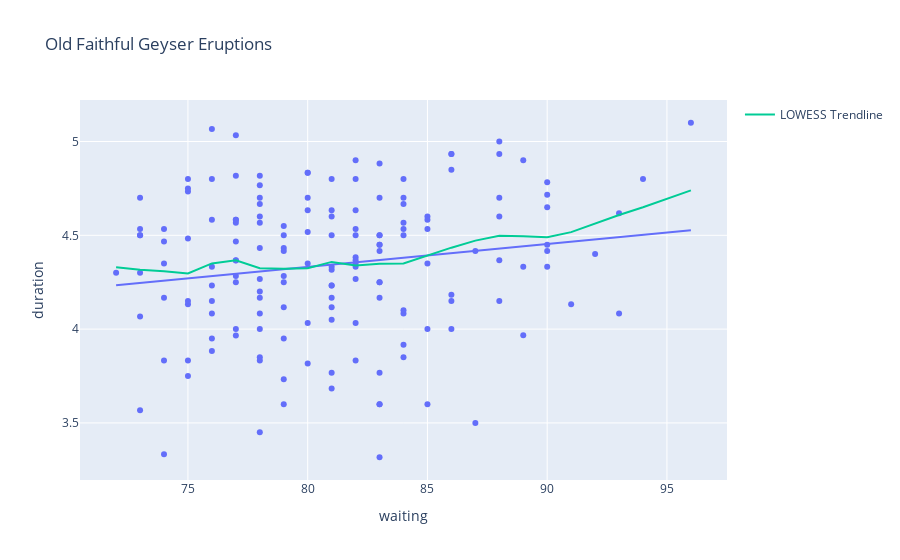
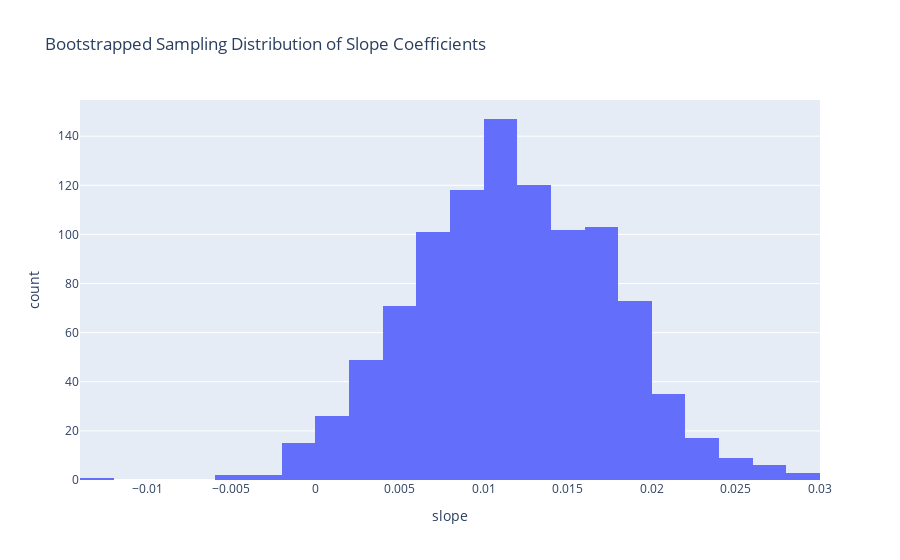

The cell these charts' notebook holds for them, in order:
### Markdown cell above
# Question 10

### Code cell
import plotly.express as px
import seaborn as sns
import pandas as pd
import numpy as np
import statsmodels.api as sm
import statsmodels.formula.api as smf

# Load dataset
old_faithful = sns.load_dataset('geyser')
old_faithful = old_faithful[old_faithful['waiting'] > 71]

# Step 1: Scatter plot with OLS Regression Trendline
fig = px.scatter(
    old_faithful, x='waiting', y='duration', 
    title="Old Faithful Geyser Eruptions", 
    trendline='ols'
)

# Add LOWESS Trendline
lowess = sm.nonparametric.lowess
smoothed = lowess(old_faithful['duration'], old_faithful['waiting'], frac=0.25)
smoothed_df = pd.DataFrame(smoothed, columns=['waiting', 'smoothed_duration'])
fig.add_scatter(x=smoothed_df['waiting'], y=smoothed_df['smoothed_duration'], 
                mode='lines', name='LOWESS Trendline')

fig.show()

# Step 2: Bootstrap Sampling for Slope Distribution
bootstrap_slopes = []
n_bootstraps = 1000
n = len(old_faithful)

for _ in range(n_bootstraps):
    sample = old_faithful.sample(n, replace=True)
    model = smf.ols('duration ~ waiting', data=sample).fit()
    bootstrap_slopes.append(model.params['waiting'])

# Convert to DataFrame for Plotting
bootstrap_slopes_df = pd.DataFrame(bootstrap_slopes, columns=['slope'])

# Plot Bootstrap Distribution of Slope
fig = px.histogram(bootstrap_slopes_df, x='slope', nbins=30, 
                   title="Bootstrapped Sampling Distribution of Slope Coefficients")
fig.show()

# Step 3: Simulate Under Null Hypothesis (No Association)
null_slopes = []
for _ in range(n_bootstraps):
    y_null = np.random.normal(old_faithful['duration'].mean(), old_faithful['duration'].std(), n)
    sample = pd.DataFrame({'waiting': old_faithful['waiting'], 'duration': y_null})
    model = smf.ols('duration ~ waiting', data=sample).fit()
    null_slopes.append(model.params['waiting'])

# Convert to DataFrame for Plotting
null_slopes_df = pd.DataFrame(null_slopes, columns=['slope'])

# Plot Null Distribution of Slope
fig = px.histogram(null_slopes_df, x='slope', nbins=30, 
                   title="Null Hypothesis Sampling Distribution of Slope Coefficients")
fig.show(renderer="png")

# Step 4: Confidence Interval and p-value Comparison
observed_model = smf.ols('duration ~ waiting', data=old_faithful).fit()
observed_slope = observed_model.params['waiting']

# 95% Confidence Interval from Bootstrap
ci_lower = np.percentile(bootstrap_slopes, 2.5)
ci_upper = np.percentile(bootstrap_slopes, 97.5)

# Check if observed slope is within 95% CI
in_confidence_interval = ci_lower <= observed_slope <= ci_upper

# Calculate p-value for observed slope in null distribution
p_value = (np.sum(np.abs(null_slopes) >= np.abs(observed_slope)) / n_bootstraps)

print("Observed Slope:", observed_slope)
print("95% Bootstrapped Confidence Interval:", (ci_lower, ci_upper))
print("Is observed slope within 95% CI?", in_confidence_interval)
print("Simulated p-value:", p_value)

# Compare with smf.ols summary p-value
summary_p_value = observed_model.pvalues['waiting']
print("OLS Model Summary p-value:", summary_p_value)

### Figure 1 — Plotly figure (JSON) as saved in the notebook; plotly's stock layout.template omitted (floating-point values rounded to 4 significant figures; data arrays with more than 128 entries replaced by an {"elided": "..."} marker saying what was removed)
{"data": [{"hovertemplate": "waiting=%{x}<br>duration=%{y}<extra></extra>", "legendgroup": "", "marker": {"color": "#636efa", "symbol": "circle"}, "mode": "markers", "name": "", "orientation": "v", "showlegend": false, "type": "scatter", "x": {"elided": "160 int values"}, "xaxis": "x", "y": {"elided": "160 float values"}, "yaxis": "y"}, {"hovertemplate": "<b>OLS trendline</b><br>duration = 0.012244 * waiting + 3.35195<br>R<sup>2</sup>=0.026925<br><br>waiting=%{x}<br>duration=%{y} <b>(trend)</b><extra></extra>", "legendgroup": "", "marker": {"color": "#636efa", "symbol": "circle"}, "mode": "lines", "name": "", "showlegend": false, "type": "scatter", "x": {"elided": "160 int values"}, "xaxis": "x", "y": {"elided": "160 float values"}, "yaxis": "y"}, {"mode": "lines", "name": "LOWESS Trendline", "type": "scatter", "x": {"elided": "160 int values"}, "y": {"elided": "160 float values"}}], "layout": {"legend": {"tracegroupgap": 0}, "title": {"text": "Old Faithful Geyser Eruptions"}, "xaxis": {"anchor": "y", "domain": [0, 1], "title": {"text": "waiting"}}, "yaxis": {"anchor": "x", "domain": [0, 1], "title": {"text": "duration"}}}}

### Figure 2 — Plotly figure (JSON) as saved in the notebook; plotly's stock layout.template omitted (floating-point values rounded to 4 significant figures; data arrays with more than 128 entries replaced by an {"elided": "..."} marker saying what was removed)
{"data": [{"alignmentgroup": "True", "bingroup": "x", "hovertemplate": "slope=%{x}<br>count=%{y}<extra></extra>", "legendgroup": "", "marker": {"color": "#636efa", "pattern": {"shape": ""}}, "name": "", "nbinsx": 30, "offsetgroup": "", "orientation": "v", "showlegend": false, "type": "histogram", "x": {"elided": "1000 float values"}, "xaxis": "x", "yaxis": "y"}], "layout": {"barmode": "relative", "legend": {"tracegroupgap": 0}, "title": {"text": "Bootstrapped Sampling Distribution of Slope Coefficients"}, "xaxis": {"anchor": "y", "domain": [0, 1], "title": {"text": "slope"}}, "yaxis": {"anchor": "x", "domain": [0, 1], "title": {"text": "count"}}}}
